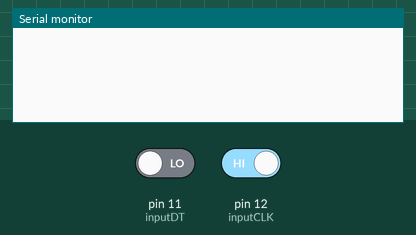
This sketch was run on a simulated Arduino Uno, built with avr-gcc and run on an emulated ATmega328P. On the bench: the last lines printed to the serial monitor. Inputs (shaded band) come from the test bench; at power-on: pin 12 (inputCLK) HIGH, pin 11 (inputDT) LOW.

Above: at 1.2 s.
1.3 s: pin 12 (inputCLK) driven LOW
At 2.1 s:
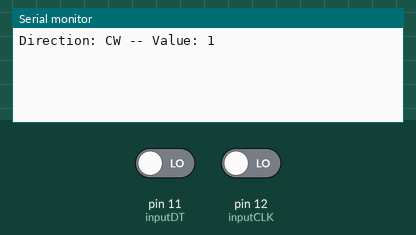
2.8 s: pin 12 (inputCLK) driven HIGH
At 3.3 s:
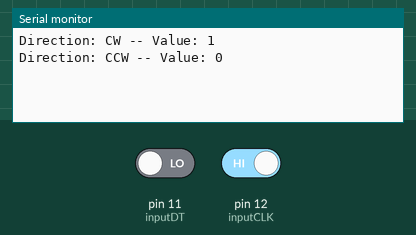

The sketch:

sketch_jul21a.ino
```cpp
 // Rotary Encoder Inputs
 #define inputCLK 12
 #define inputDT 11

 int counter = 0;
 int currentStateCLK;
 int previousStateCLK;

 String encdir ="";

 void setup() {

   // Set encoder pins as inputs
   pinMode (inputCLK,INPUT);
   pinMode (inputDT,INPUT);

   // Setup Serial Monitor
   Serial.begin (9600);

   // Read the initial state of inputCLK
   // Assign to previousStateCLK variable
   previousStateCLK = digitalRead(inputCLK);

 }

 void loop() {

  // Read the current state of inputCLK
   currentStateCLK = digitalRead(inputCLK);

   // If the previous and the current state of the inputCLK are different then a pulse has occured
   if (currentStateCLK != previousStateCLK){

     // If the inputDT state is different than the inputCLK state then
     // the encoder is rotating counterclockwise
     if (digitalRead(inputDT) != currentStateCLK) {
       counter --;
       encdir ="CCW";

     } else {
       // Encoder is rotating clockwise
       counter ++;
       encdir ="CW";

     }
     Serial.print("Direction: ");
     Serial.print(encdir);
     Serial.print(" -- Value: ");
     Serial.println(counter);
   }
   // Update previousStateCLK with the current state
   previousStateCLK = currentStateCLK;
 }
```

Measured:
- after the input at 1.3 s, the serial monitor: prints a new line at once (image 1)
- after the input at 2.8 s, the serial monitor: prints a new line at once (image 2)
